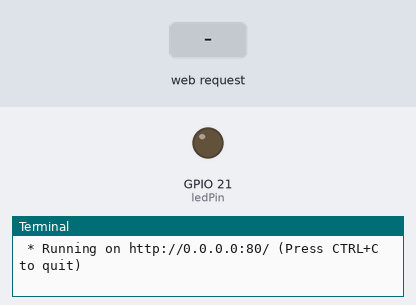
Recording of a program running on a simulated Raspberry Pi (BCM pin numbers). Parts: output pins drawn as LEDs (lit = HIGH), the last lines printed to the terminal. The test bench sets the inputs (shaded band). The clock reads 2024-03-15 10:24:30 at power-on unless the program sets it.

Above: at 1.2 s.
1.3 s: HTTP request for /ledon received
At 2.1 s:
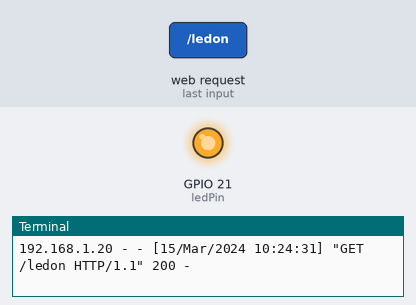
4.3 s: HTTP request for /ledoff received
At 5.6 s:
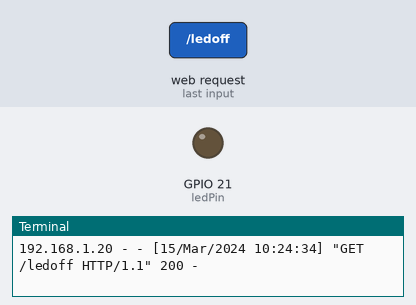
Timing chart, 0 to 7.3 s (numbered marks = the images above; inputs shaded):
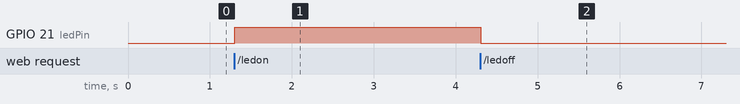

Measured:
- after the input at 1.3 s, GPIO 21 (ledPin): LOW → HIGH at once
- after the input at 4.3 s, GPIO 21 (ledPin): HIGH → LOW at once

The program:

main20.py
```python
from flask import Flask
import RPi.GPIO as GPIO

app = Flask(__name__)

ledPin = 21

GPIO.setmode(GPIO.BCM)
GPIO.setup(ledPin, GPIO.OUT)
GPIO.output(ledPin, GPIO.LOW)

@app.route('/')
def main():
    return "hello Flask"

@app.route('/ledon')
def ledOn():
    GPIO.output(ledPin, GPIO.HIGH)
    return '<h1>LED ON</h1>'

@app.route('/ledoff')
def ledOff():
    GPIO.output(ledPin, GPIO.LOW)
    return '<h1>LED OFF</h1>'

if __name__ == '__main__':
    app.run(host='0.0.0.0', port='80')
```
